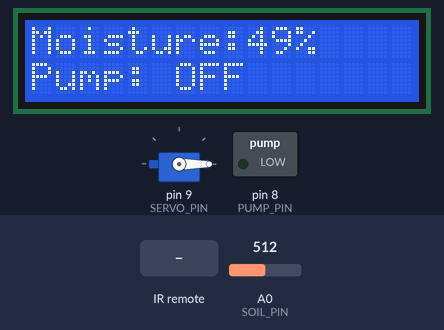
The sketch below on a simulated Arduino Uno, built with avr-gcc and run on an emulated ATmega328P. On the bench: 16×2 character LCD, servo, switched loads named in the sketch (green lamp = pin HIGH). The inputs (shaded band) are chosen by the test bench; at power-on: A0 (SOIL_PIN) = 512.

Above: at 3.2 s.
3.3 s: A0 (SOIL_PIN) set to 599
At 4.9 s:
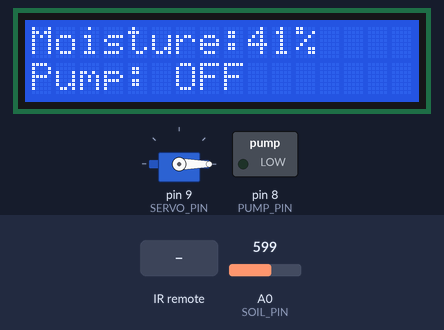
5.2 s: A0 (SOIL_PIN) set to 629
At 5.7 s:
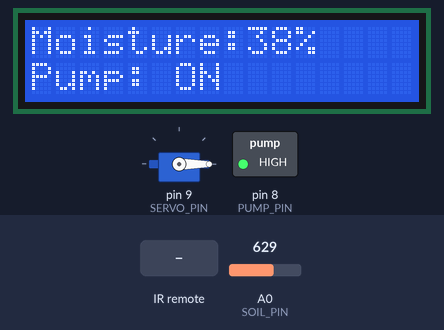
6.8 s: infrared code 0xFF629D received
At 7.3 s:
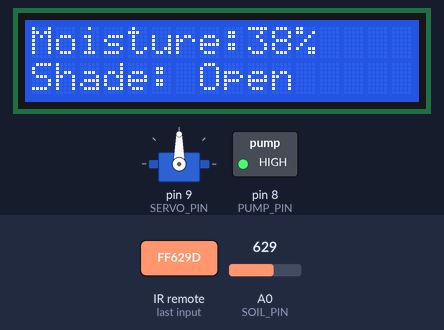
8.9 s: infrared code 0xFFA857 received
At 9.4 s:
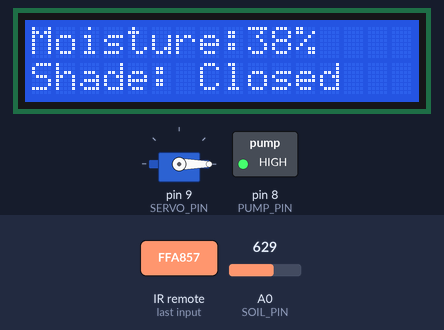
11.0 s: A0 (SOIL_PIN) set to 716
At 12.2 s:
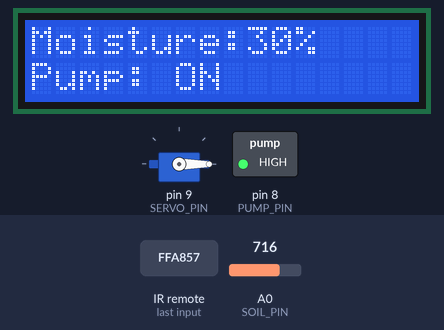
Timing chart, 0 to 13.6 s (numbered marks = the images above; inputs shaded):
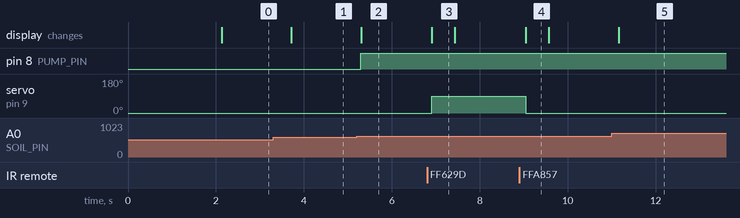

The sketch:

Automatic_Plant.ino
```cpp
#include <LiquidCrystal_I2C.h>
#include <Servo.h>
#include <IRremote.h>

// --- Pin Configuration ---
#define SOIL_PIN A0       // Soil moisture sensor
#define PUMP_PIN 8        // Relay for water pump
#define SERVO_PIN 9       // Servo for shade
#define IR_PIN 2          // IR receiver

// --- Objects ---
LiquidCrystal_I2C lcd(0x27, 16, 2); // I2C address may vary
Servo shadeServo;
IRrecv irrecv(IR_PIN);
decode_results results;

// --- Variables ---
int soilMoisture = 0;
int moisturePercent = 0;
int dryThreshold = 40; // below 40% means dry soil
int shadePosition = 0; // 0 = closed, 90 = open

void setup() {
  // Initialize LCD
  lcd.init();
  lcd.backlight();

  // Initialize pins
  pinMode(PUMP_PIN, OUTPUT);
  digitalWrite(PUMP_PIN, LOW);

  // Initialize servo
  shadeServo.attach(SERVO_PIN);
  shadeServo.write(0); // Start with shade closed

  // Initialize IR receiver
  irrecv.enableIRIn();

  // Welcome message
  lcd.setCursor(0,0);
  lcd.print("Auto Irrigation");
  lcd.setCursor(0,1);
  lcd.print("System Starting");
  delay(2000);
  lcd.clear();
}

void loop() {
  // Read soil moisture
  soilMoisture = analogRead(SOIL_PIN);
  moisturePercent = map(soilMoisture, 1023, 0, 0, 100); // Adjust mapping if reversed

  // Display moisture on LCD
  lcd.setCursor(0, 0);
  lcd.print("Moisture:");
  lcd.print(moisturePercent);
  lcd.print("%   ");

  // Pump control logic
  if (moisturePercent < dryThreshold) {
    digitalWrite(PUMP_PIN, HIGH);
    lcd.setCursor(0, 1);
    lcd.print("Pump: ON       ");
  } else {
    digitalWrite(PUMP_PIN, LOW);
    lcd.setCursor(0, 1);
    lcd.print("Pump: OFF      ");
  }

  // Shade control via IR
  if (irrecv.decode(&results)) {
    unsigned long value = results.value;

    // Replace these with your IR remote button codes
    if (value == 0xFF629D) {        // Example: "Up" button opens shade
      shadeServo.write(90);
      lcd.setCursor(0, 1);
      lcd.print("Shade: Open    ");
    } else if (value == 0xFFA857) { // Example: "Down" button closes shade
      shadeServo.write(0);
      lcd.setCursor(0, 1);
      lcd.print("Shade: Closed  ");
    }

    irrecv.resume(); // Receive next value
  }

  delay(500); // Small delay for stability
}
```

Measured:
- the behaviour switches between 613 and 614 on A0 (SOIL_PIN) (found by bisection; images 1 and 2)
- after the input at 3.3 s, the display: changes after 0.42 s (image 1)
- after the input at 5.2 s, pin 8 (PUMP_PIN): LOW → HIGH after 0.09 s; the display: changes after 0.10 s (image 2)
- after the input at 6.8 s, servo on pin 9 (SERVO_PIN): 0° → 90° after 0.11 s; the display: changes after 0.11 s (image 3)
- after the input at 8.9 s, servo on pin 9 (SERVO_PIN): 90° → 0° after 0.14 s; the display: changes after 0.14 s (image 4)
- after the input at 11.0 s, the display: changes after 0.16 s (image 5)
- what the display in image 3 shows lasts 0.5 s, from 6.9 s to 7.4 s
